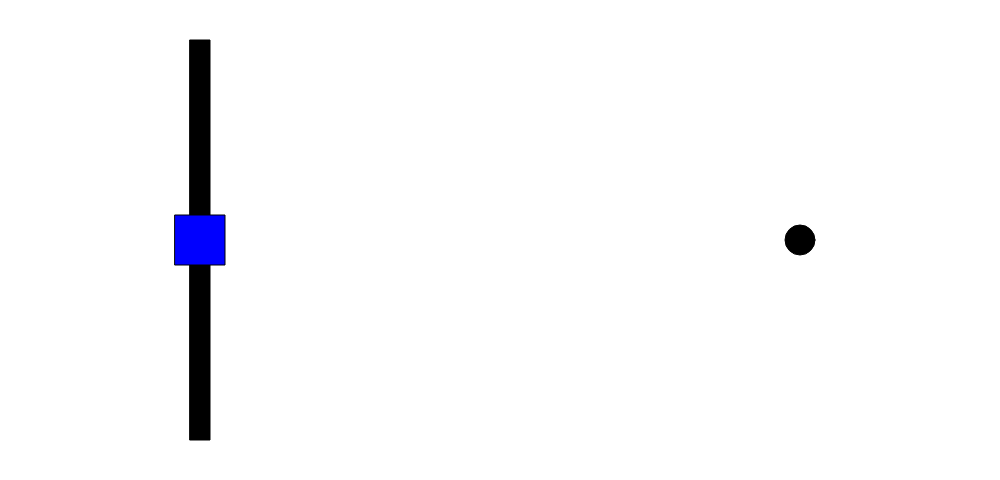
Frame 1 (no input)
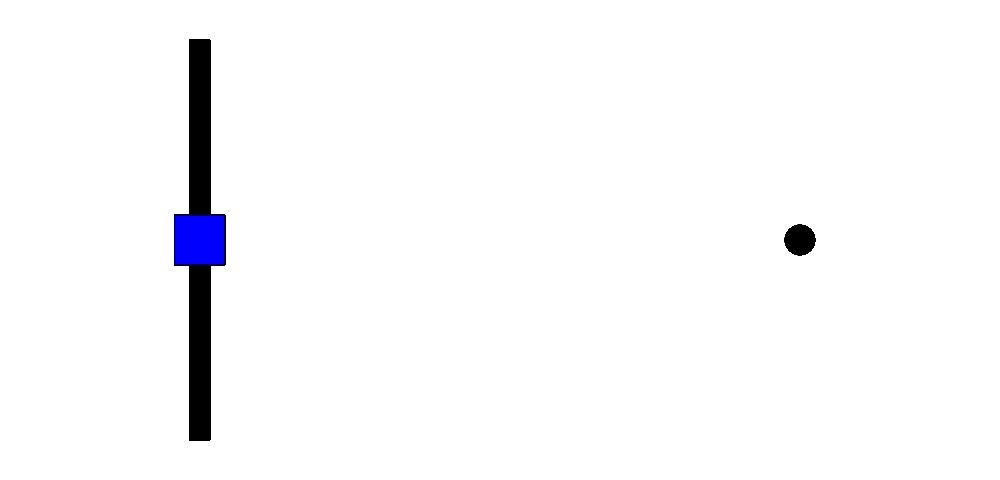
Frame 60 (no input)
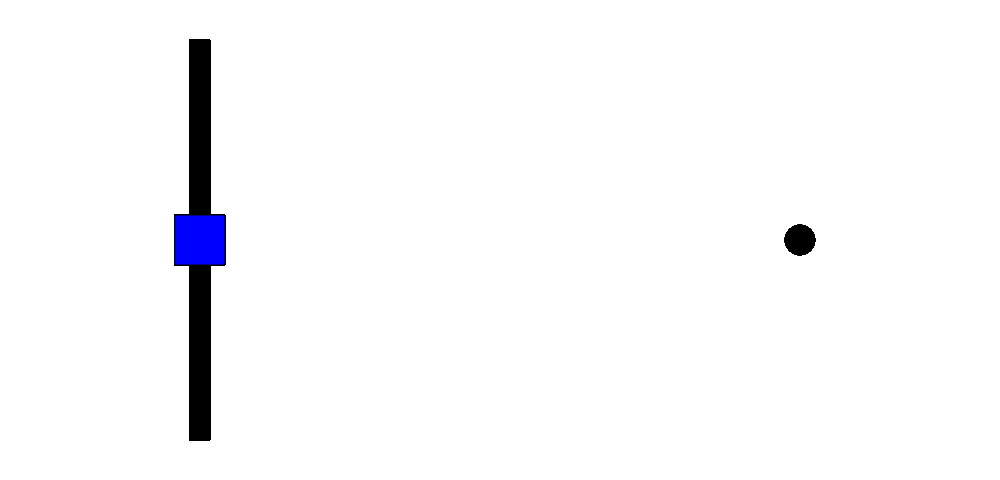
Frame 120 (the mouse pressed at the canvas centre since frame 60)

The p5.js sketch that drew these frames (run headless with seeded random() and noise() and a simulated clock; from frame 60 on, the mouse is pressed at the canvas centre):

// p5.js sketch
// ── sketch.js
function setup () {
    createCanvas(1000,480);
}

function draw () {
    fill(0);
    rectMode(CENTER);
    ellipse(4*width/5, height/2, 30, 30);
    rect (width/5, height/2, 20, 400);
    fill (0,0,255);
    rect (width/5, height/2, 50, 50);
}
